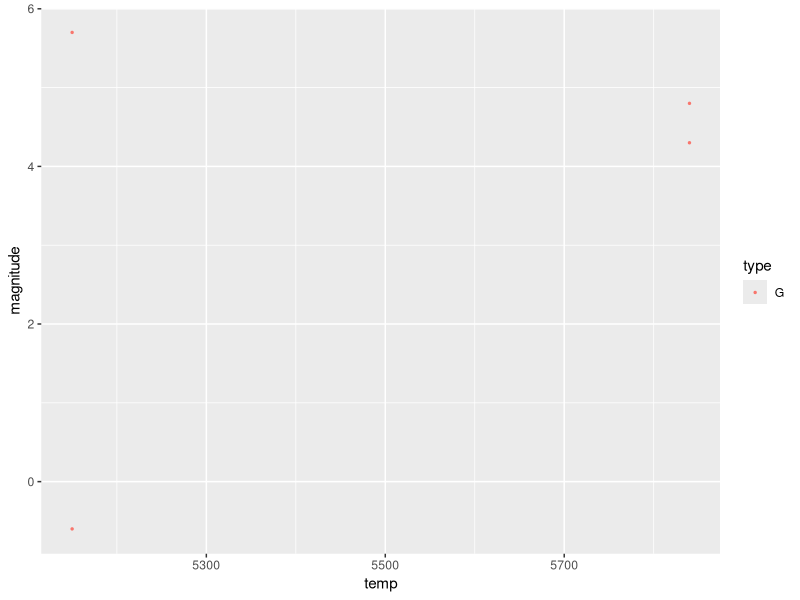

This figure's R source:
library(tidyverse)
library(dslabs)
data(stars)
options(digits = 3)

stars %>% filter(type=="G") %>% arrange(type)

stars %>% filter(!is.na(temp) & !is.na(magnitude) & type=="G") %>% 
  ggplot(aes(temp,magnitude,color=type))+geom_point(size=0.5)
